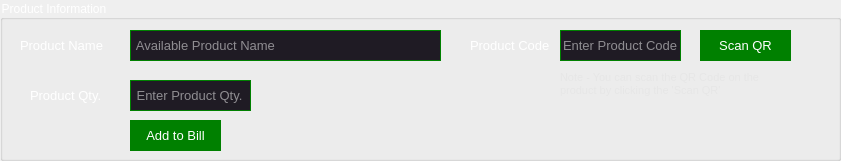
  <widget class="QGroupBox" name="groupBox">
   <property name="geometry">
    <rect>
     <x>20</x>
     <y>66</y>
     <width>841</width>
     <height>161</height>
    </rect>
   </property>
   <property name="styleSheet">
    <string notr="true">color: rgb(255, 255, 255);
font: 10pt &quot;Segoe UI&quot;;</string>
   </property>
   <property name="title">
    <string>Product Information</string>
   </property>
   <property name="flat">
    <bool>false</bool>
   </property>
   <property name="checkable">
    <bool>false</bool>
   </property>
   <widget class="QLabel" name="label_2">
    <property name="geometry">
     <rect>
      <x>20</x>
      <y>30</y>
      <width>101</width>
      <height>31</height>
     </rect>
    </property>
    <property name="font">
     <font>
      <family>Segoe UI</family>
      <pointsize>10</pointsize>
      <italic>false</italic>
      <bold>false</bold>
     </font>
    </property>
    <property name="styleSheet">
     <string notr="true">color: rgb(255, 255, 255);
font: 10pt &quot;Segoe UI&quot;;</string>
    </property>
    <property name="text">
     <string>Product Name</string>
    </property>
    <property name="Icon" stdset="0">
     <iconset theme="application-exit">
      <normaloff>.</normaloff>.</iconset>
    </property>
   </widget>
   <widget class="QPushButton" name="pushButton_17">
    <property name="geometry">
     <rect>
      <x>700</x>
      <y>30</y>
      <width>91</width>
      <height>31</height>
     </rect>
    </property>
    <property name="font">
     <font>
      <family>Segoe UI</family>
      <pointsize>10</pointsize>
      <italic>false</italic>
      <bold>false</bold>
      <underline>false</underline>
      <strikeout>false</strikeout>
      <stylestrategy>PreferAntialias</stylestrategy>
      <kerning>true</kerning>
     </font>
    </property>
    <property name="cursor">
     <cursorShape>ClosedHandCursor</cursorShape>
    </property>
    <property name="focusPolicy">
     <enum>Qt::ClickFocus</enum>
    </property>
    <property name="autoFillBackground">
     <bool>false</bool>
    </property>
    <property name="styleSheet">
     <string notr="true">QPushButton#pushButton_17{
color: white;
background-color:  green;
border: 0.5px solid green;
}
QPushButton#pushButton_17:hover{
color: white;
background-color: rgb(35, 59, 28);
border: 0.5px solid green;
}
QPushButton#pushButton_17:pressed{
padding-left:5px;
padding-top:5px;
color: white;
background-color:  green;
}




QPushButton#pushButton_18{
	background-color:rgba(0,0,0,0);
	color:rgba(85,98,112,255);
}
QPushButton#pushButton_18:hover{
	color:rgba(131,96,53,255);
}
QPushButton#pushButton_18:pressed{
	padding-left:5px;
	padding-top:5px;
	color:rgba(91,88,53,255);
}</string>
    </property>
    <property name="text">
     <string>Scan QR</string>
    </property>
   </widget>
   <widget class="QLineEdit" name="lineEdit_4">
    <property name="geometry">
     <rect>
      <x>560</x>
      <y>30</y>
      <width>121</width>
      <height>31</height>
     </rect>
    </property>
    <property name="font">
     <font>
      <family>Segoe UI</family>
      <pointsize>10</pointsize>
      <italic>false</italic>
      <bold>false</bold>
     </font>
    </property>
    <property name="styleSheet">
     <string notr="true">color: white;
background-color:  #1F1B24;
border: 0.5px solid green;</string>
    </property>
    <property name="text">
     <string/>
    </property>
    <property name="placeholderText">
     <string>Enter Product Code</string>
    </property>
   </widget>
   <widget class="QLabel" name="label_4">
    <property name="geometry">
     <rect>
      <x>470</x>
      <y>30</y>
      <width>81</width>
      <height>31</height>
     </rect>
    </property>
    <property name="font">
     <font>
      <family>Segoe UI</family>
      <pointsize>10</pointsize>
      <italic>false</italic>
      <bold>false</bold>
     </font>
    </property>
    <property name="styleSheet">
     <string notr="true">color: rgb(255, 255, 255);</string>
    </property>
    <property name="text">
     <string>Product Code</string>
    </property>
   </widget>
   <widget class="QLabel" name="label_3">
    <property name="geometry">
     <rect>
      <x>30</x>
      <y>80</y>
      <width>81</width>
      <height>31</height>
     </rect>
    </property>
    <property name="font">
     <font>
      <family>Segoe UI</family>
      <pointsize>10</pointsize>
      <italic>false</italic>
      <bold>false</bold>
     </font>
    </property>
    <property name="styleSheet">
     <string notr="true">color: rgb(255, 255, 255);</string>
    </property>
    <property name="text">
     <string>Product Qty.</string>
    </property>
   </widget>
   <widget class="QLineEdit" name="product_name">
    <property name="enabled">
     <bool>false</bool>
    </property>
    <property name="geometry">
     <rect>
      <x>130</x>
      <y>30</y>
      <width>311</width>
      <height>31</height>
     </rect>
    </property>
    <property name="font">
     <font>
      <family>Segoe UI</family>
      <pointsize>10</pointsize>
      <italic>false</italic>
      <bold>false</bold>
     </font>
    </property>
    <property name="styleSheet">
     <string notr="true">color: white;
background-color:  #1F1B24;
border: 0.5px solid green;</string>
    </property>
    <property name="inputMask">
     <string/>
    </property>
    <property name="text">
     <string/>
    </property>
    <property name="placeholderText">
     <string> Available Product Name</string>
    </property>
    <property name="clearButtonEnabled">
     <bool>false</bool>
    </property>
   </widget>
   <widget class="QPushButton" name="pushButton_9">
    <property name="geometry">
     <rect>
      <x>130</x>
      <y>120</y>
      <width>91</width>
      <height>31</height>
     </rect>
    </property>
    <property name="font">
     <font>
      <family>Segoe UI</family>
      <pointsize>10</pointsize>
      <italic>false</italic>
      <bold>false</bold>
      <underline>false</underline>
      <strikeout>false</strikeout>
      <stylestrategy>PreferAntialias</stylestrategy>
      <kerning>true</kerning>
     </font>
    </property>
    <property name="cursor">
     <cursorShape>ClosedHandCursor</cursorShape>
    </property>
    <property name="focusPolicy">
     <enum>Qt::ClickFocus</enum>
    </property>
    <property name="autoFillBackground">
     <bool>false</bool>
    </property>
    <property name="styleSheet">
     <string notr="true">QPushButton#pushButton_9{
color: white;
background-color:  green;
border: 0.5px solid green;
}
QPushButton#pushButton_11:hover{
color: white;
background-color: rgb(35, 59, 28);
border: 0.5px solid green;
}
QPushButton#pushButton_11:pressed{
padding-left:5px;
padding-top:5px;
color: white;
background-color:  green;
}
</string>
    </property>
    <property name="text">
     <string>Add to Bill</string>
    </property>
   </widget>
   <widget class="QLineEdit" name="lineEdit_3">
    <property name="geometry">
     <rect>
      <x>130</x>
      <y>80</y>
      <width>121</width>
      <height>31</height>
     </rect>
    </property>
    <property name="font">
     <font>
      <family>Segoe UI</family>
      <pointsize>10</pointsize>
      <italic>false</italic>
      <bold>false</bold>
     </font>
    </property>
    <property name="styleSheet">
     <string notr="true">color: white;
background-color:  #1F1B24;
border: 0.5px solid green;</string>
    </property>
    <property name="text">
     <string/>
    </property>
    <property name="placeholderText">
     <string> Enter Product Qty.</string>
    </property>
   </widget>
   <widget class="QLabel" name="label_34">
    <property name="geometry">
     <rect>
      <x>560</x>
      <y>68</y>
      <width>241</width>
      <height>31</height>
     </rect>
    </property>
    <property name="font">
     <font>
      <family>Segoe UI</family>
      <pointsize>8</pointsize>
      <italic>false</italic>
      <bold>false</bold>
     </font>
    </property>
    <property name="styleSheet">
     <string notr="true">color: rgb(230, 230, 230);
font: 8pt &quot;Segoe UI&quot;;</string>
    </property>
    <property name="text">
     <string>Note - You can scan the QR Code on the 
product by clicking the 'Scan QR'</string>
    </property>
   </widget>
  </widget>
